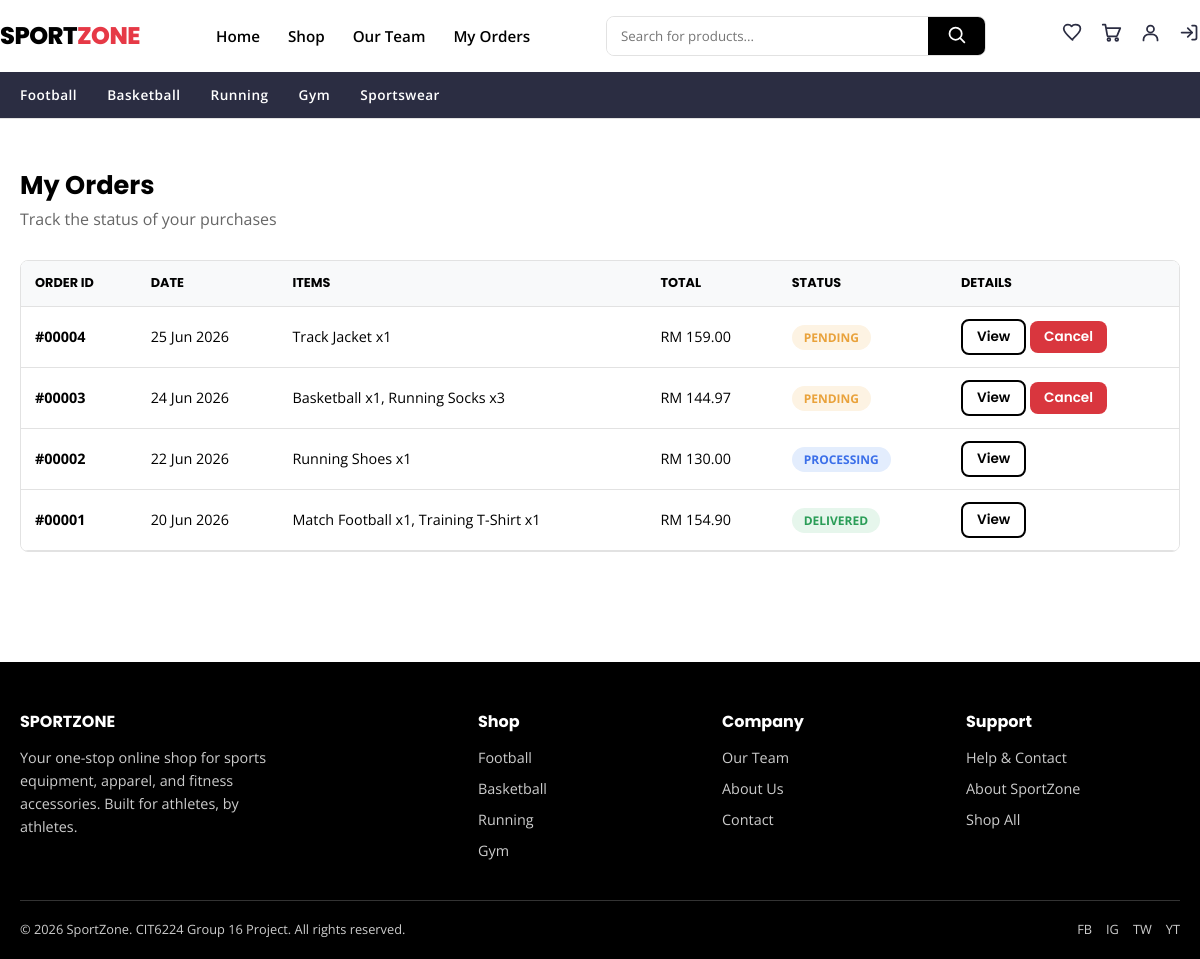
Page /orders.php (signed in) on the committed database.
### tables this page shows
CREATE TABLE orders (
    order_id        INT AUTO_INCREMENT PRIMARY KEY,
    user_id         INT NOT NULL,
    full_name       VARCHAR(100) NOT NULL,
    phone           VARCHAR(20) NOT NULL,
    address         VARCHAR(255) NOT NULL,
    city            VARCHAR(50) NOT NULL,
    postal_code     VARCHAR(20) NOT NULL,
    payment_method  ENUM('cod','card') NOT NULL DEFAULT 'cod',
    subtotal        DECIMAL(10,2) NOT NULL,
    shipping_fee    DECIMAL(10,2) NOT NULL DEFAULT 0,
    discount_code   VARCHAR(30) DEFAULT NULL,
    discount_amount DECIMAL(10,2) NOT NULL DEFAULT 0,
    total           DECIMAL(10,2) NOT NULL,
    status          ENUM('Pending','Processing','Delivered','Cancelled') NOT NULL DEFAULT 'Pending',
    created_at      TIMESTAMP DEFAULT CURRENT_TIMESTAMP,
    FOREIGN KEY (user_id) REFERENCES users(user_id) ON DELETE CASCADE
);

### orders.php (the view, shortened to what this page needs)
<?php
require_once 'includes/db_connect.php';
require_once 'includes/functions.php';
$user_id = $_SESSION['user_id'];
$stmt = $conn->prepare("SELECT * FROM orders WHERE user_id = ? ORDER BY created_at DESC");
$stmt->bind_param("i", $user_id);
$stmt->execute();
$orders = $stmt->get_result();
include 'includes/head.php';
include 'includes/header.php';
?>
<section class="section">
    <div class="container">
        <h2 class="section-title">My Orders</h2>
        <p class="section-subtitle">Track the status of your purchases</p>
        <?php if ($orders->num_rows === 0): ?>
            <div class="empty-state">
                <div style="font-size:3rem;">📦</div>
                <h3>No orders yet</h3>
                <p style="color:#666; margin-bottom:18px;">When you place an order, it will appear here.</p>
                <a href="products.php" class="btn btn-primary">Start Shopping</a>
            </div>
        <?php else: ?>
            <div class="table-wrap">
                <table class="data-table">
                    <thead>
                        <tr>
                            <th>Order ID</th>
                            <th>Date</th>
                            <th>Items</th>
                            <th>Total</th>
                            <th>Status</th>
                            <th>Details</th>
                        </tr>
                    </thead>
                    <tbody>
                    <?php while ($o = $orders->fetch_assoc()):
                        $istmt = $conn->prepare("SELECT product_name, quantity, price, size FROM order_items WHERE order_id = ?");
                        $istmt->bind_param("i", $o['order_id']);
                        $istmt->execute();
                        $items = $istmt->get_result();
                        $itemList = [];
                        $itemRows = [];
                        while ($it = $items->fetch_assoc()) {
                            $itemList[] = $it['product_name'] . ' x' . $it['quantity'];
                            $itemRows[] = $it;
                        }
                        $summary = implode(', ', $itemList);
                    ?>
                        <tr>
                            <td><strong>#<?= str_pad($o['order_id'], 5, '0', STR_PAD_LEFT) ?></strong></td>
                            <td><?= date('d M Y', strtotime($o['created_at'])) ?></td>
                            <td><?= sanitize($summary) ?></td>
                            <td><?= money($o['total']) ?></td>
                            <td><span class="status-badge status-<?= strtolower($o['status']) ?>"><?= sanitize($o['status']) ?></span></td>
                            <td>
                                <button class="btn btn-outline btn-sm view-order-btn"
                                    data-order='<?= htmlspecialchars(json_encode([
                                        'id' => str_pad($o['order_id'], 5, '0', STR_PAD_LEFT),
                                        'date' => date('d M Y, H:i', strtotime($o['created_at'])),
                                        'status' => $o['status'],
                                        'name' => $o['full_name'],
                                        'phone' => $o['phone'],
                                        'address' => $o['address'] . ', ' . $o['city'] . ' ' . $o['postal_code'],
                                        'payment' => $o['payment_method'] === 'cod' ? 'Cash on Delivery' : 'Credit/Debit Card',
                                        'subtotal' => number_format($o['subtotal'], 2),
                                        'shipping' => number_format($o['shipping_fee'], 2),
                                        'discount' => number_format($o['discount_amount'], 2),
                                        'discount_code' => $o['discount_code'],
                                        'total' => number_format($o['total'], 2),
                                        'items' => $itemRows
                                    ]), ENT_QUOTES, 'UTF-8') ?>'>View</button>
                                <?php if ($o['status'] === 'Pending'): ?>
                                    <form method="POST" action="cancel_order.php" style="display:inline;" onsubmit="return confirm('Cancel this order?')">
                                        <button type="submit" class="btn btn-sm" style="background:var(--color-danger); color:#fff;">Cancel</button>
                                    </form>
                                <?php endif; ?>
                            </td>
                        </tr>
                    <?php endwhile; ?>
                    </tbody>
                </table>
            </div>
        <?php endif; ?>
    </div>
</section>
<?php include 'includes/footer.php'; ?>

### assets/css/style.css (style rules this page uses)
:root { --color-primary: #000000; --color-white: #ffffff; --color-accent: #E63946; --color-accent-dark: #c92a37; --color-secondary: #2B2D42; --color-bg-light: #F8F9FA; --color-border: #e2e2e2; --color-success: #2a9d57; --color-warning: #e9a23b; --color-danger: #d9363e; --font-heading: 'Poppins', sans-serif; --font-body: 'Open Sans', sans-serif; --radius: 8px; --shadow: 0 2px 10px rgba(0,0,0,0.08); --shadow-hover: 0 8px 20px rgba(0,0,0,0.15); --transition: all 0.2s ease-in-out; }
* { margin: 0; padding: 0; box-sizing: border-box; }
html { scroll-behavior: smooth; }
body { font-family: var(--font-body); color: var(--color-primary); background: var(--color-white); line-height: 1.6; }
h1, h2, h3, h4, h5 { font-family: var(--font-heading); font-weight: 700; line-height: 1.25; }
button { font-family: var(--font-body); cursor: pointer; border: none; }
.container { max-width: 1200px; margin: 0 auto; padding: 0 20px; }
.btn { display: inline-block; padding: 12px 28px; border-radius: var(--radius); font-family: var(--font-heading); font-weight: 600; font-size: 0.95rem; transition: var(--transition); text-align: center; }
.btn-outline { background: transparent; border: 2px solid var(--color-primary); color: var(--color-primary); }
.btn-sm { padding: 6px 14px; font-size: 0.85rem; }
.section { padding: 50px 0; }
.section-title { font-size: 1.6rem; margin-bottom: 6px; }
.section-subtitle { color: #666; margin-bottom: 28px; }
.data-table { width: 100%; border-collapse: collapse; background: var(--color-white); }
.data-table th, .data-table td { padding: 12px 14px; text-align: left; border-bottom: 1px solid var(--color-border); font-size: 0.9rem; }
.data-table th { background: var(--color-bg-light); font-family: var(--font-heading); font-size: 0.8rem; text-transform: uppercase; }
.status-badge { padding: 4px 12px; border-radius: 20px; font-size: 0.75rem; font-weight: 700; text-transform: uppercase; }
.status-pending { background: #fdf3e3; color: var(--color-warning); }
.status-processing { background: #e3edfd; color: #3b6fe9; }
.status-delivered { background: #e6f6ec; color: var(--color-success); }
.table-wrap { overflow-x: auto; border-radius: var(--radius); border: 1px solid var(--color-border); }

### rows in the picture
orders: order_id "00004", created_at "25 Jun 2026", summary "Track Jacket x1", total "RM 159.00", status "PENDING"
orders: order_id "00003", created_at "24 Jun 2026", summary "Basketball x1, Running Socks x3", total "RM 144.97", status "PENDING"
orders: order_id "00002", created_at "22 Jun 2026", summary "Running Shoes x1", total "RM 130.00", status "PROCESSING"
orders: order_id "00001", created_at "20 Jun 2026", summary "Match Football x1, Training T-Shirt x1", total "RM 154.90", status "DELIVERED"
